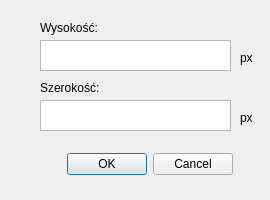
<?xml version="1.0" encoding="UTF-8"?>
<ui version="4.0">
 <class>resizeimg</class>
 <widget class="QDialog" name="resizeimg">
  <property name="windowModality">
   <enum>Qt::WindowModal</enum>
  </property>
  <property name="geometry">
   <rect>
    <x>0</x>
    <y>0</y>
    <width>270</width>
    <height>200</height>
   </rect>
  </property>
  <property name="windowTitle">
   <string>Zmień rozmiar...</string>
  </property>
  <widget class="QTextEdit" name="te_szerokosc">
   <property name="geometry">
    <rect>
     <x>40</x>
     <y>100</y>
     <width>191</width>
     <height>31</height>
    </rect>
   </property>
   <property name="verticalScrollBarPolicy">
    <enum>Qt::ScrollBarAsNeeded</enum>
   </property>
   <property name="horizontalScrollBarPolicy">
    <enum>Qt::ScrollBarAsNeeded</enum>
   </property>
   <property name="lineWrapMode">
    <enum>QTextEdit::NoWrap</enum>
   </property>
   <property name="acceptRichText">
    <bool>false</bool>
   </property>
  </widget>
  <widget class="QDialogButtonBox" name="buttonBox">
   <property name="geometry">
    <rect>
     <x>40</x>
     <y>150</y>
     <width>193</width>
     <height>28</height>
    </rect>
   </property>
   <property name="orientation">
    <enum>Qt::Horizontal</enum>
   </property>
   <property name="standardButtons">
    <set>QDialogButtonBox::Cancel|QDialogButtonBox::Ok</set>
   </property>
  </widget>
  <widget class="QTextEdit" name="te_wysokosc">
   <property name="geometry">
    <rect>
     <x>40</x>
     <y>40</y>
     <width>191</width>
     <height>31</height>
    </rect>
   </property>
   <property name="verticalScrollBarPolicy">
    <enum>Qt::ScrollBarAsNeeded</enum>
   </property>
   <property name="horizontalScrollBarPolicy">
    <enum>Qt::ScrollBarAsNeeded</enum>
   </property>
   <property name="lineWrapMode">
    <enum>QTextEdit::NoWrap</enum>
   </property>
   <property name="acceptRichText">
    <bool>false</bool>
   </property>
  </widget>
  <widget class="QLabel" name="label_szerokosc">
   <property name="geometry">
    <rect>
     <x>40</x>
     <y>80</y>
     <width>71</width>
     <height>16</height>
    </rect>
   </property>
   <property name="text">
    <string>Szerokość:</string>
   </property>
  </widget>
  <widget class="QLabel" name="label">
   <property name="geometry">
    <rect>
     <x>40</x>
     <y>20</y>
     <width>71</width>
     <height>16</height>
    </rect>
   </property>
   <property name="text">
    <string>Wysokość:</string>
   </property>
  </widget>
  <widget class="QLabel" name="label_2">
   <property name="geometry">
    <rect>
     <x>240</x>
     <y>50</y>
     <width>55</width>
     <height>16</height>
    </rect>
   </property>
   <property name="text">
    <string>px</string>
   </property>
  </widget>
  <widget class="QLabel" name="label_3">
   <property name="geometry">
    <rect>
     <x>240</x>
     <y>110</y>
     <width>55</width>
     <height>16</height>
    </rect>
   </property>
   <property name="text">
    <string>px</string>
   </property>
  </widget>
 </widget>
 <resources/>
 <connections>
  <connection>
   <sender>buttonBox</sender>
   <signal>accepted()</signal>
   <receiver>resizeimg</receiver>
   <slot>accept()</slot>
   <hints>
    <hint type="sourcelabel">
     <x>248</x>
     <y>254</y>
    </hint>
    <hint type="destinationlabel">
     <x>157</x>
     <y>274</y>
    </hint>
   </hints>
  </connection>
  <connection>
   <sender>buttonBox</sender>
   <signal>rejected()</signal>
   <receiver>resizeimg</receiver>
   <slot>reject()</slot>
   <hints>
    <hint type="sourcelabel">
     <x>316</x>
     <y>260</y>
    </hint>
    <hint type="destinationlabel">
     <x>286</x>
     <y>274</y>
    </hint>
   </hints>
  </connection>
 </connections>
</ui>
